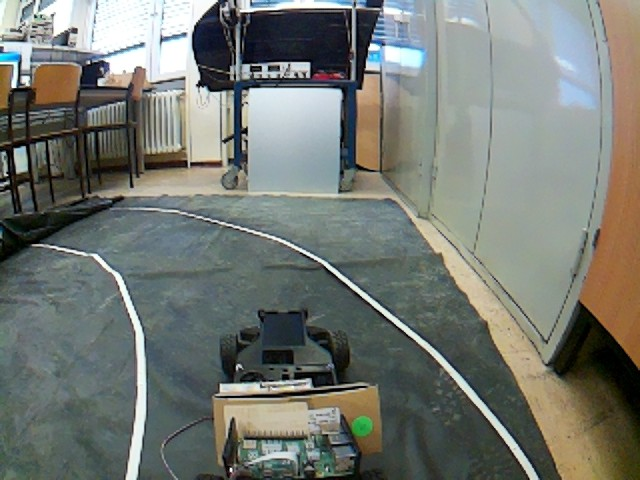
#> input picture high_level_pi/Linke_Curve_1.jpg, 640 x 480 px
$ python -i lines.py   (imports and definitions only)
#> lines starting #> are read from the running program, lines starting #| are printed output that depends on the picture
import cv2
import numpy as np
import math
# ~ import time
import matplotlib.pyplot as plt

from picamera2 import Picamera2, Preview
# [1 line that did not run here, left out]


#### geänderte Point A und B
Point_A = (272,400)
Point_B = (272,300)
size = 5


### Umwandlung nach schwarz und weiß
def canny(frame):
    gray = cv2.cvtColor(frame, cv2.COLOR_RGB2GRAY)
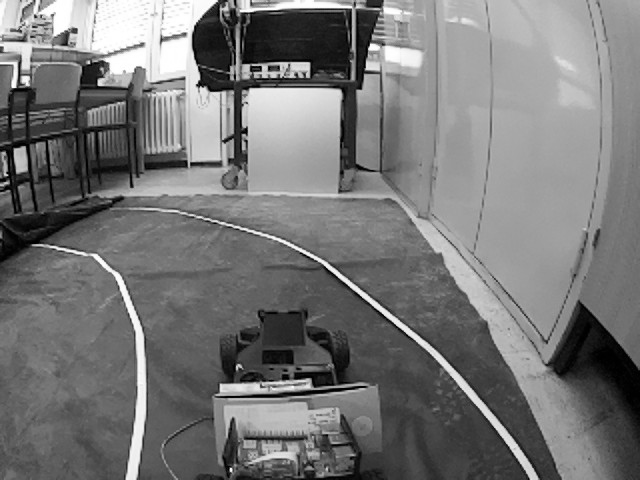
#> gray: shape (480, 640); min 0, max 255, mean 118.8
    blur = cv2.GaussianBlur(gray, (5, 5), 0) #Filter wird angwendet um das geblured mit einer 5 mal 5 Matrix -macht es weiccher
    ##### geänderte Canny
    canny = cv2.Canny(blur, 150, 255) #Blur Funktion mit unterem und oberen Threshold
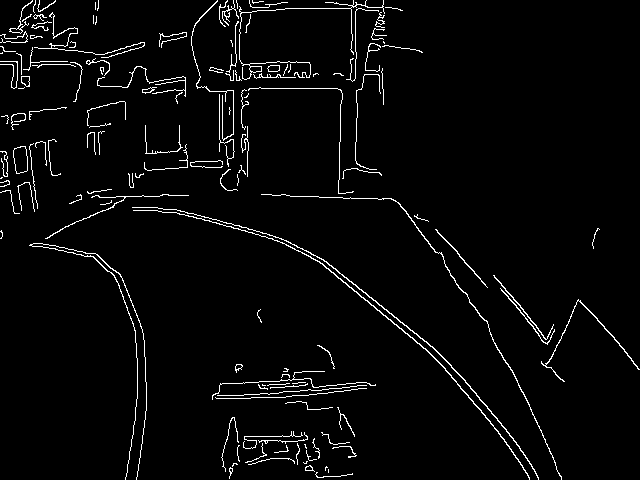
#> canny: shape (480, 640); 3.3% white in thin lines or dots
    return canny

# [109 lines left out: functions region_of_interest, avarage_slope_intercept, get_lenkwinkel, draw_points, InitKamera, getImg, not called in this run]


# [1 line not run here, left out]


# [66 lines left out: function get_lines, not called in this run]


# if __name__ == "__main__":
#     main()

>>> import cv2
>>> picture = cv2.cvtColor(cv2.imread('Linke_Curve_1.jpg'), cv2.COLOR_BGR2RGB)
>>> result = canny(picture)

$ run again, on high_level_pi/Linke_Curve_2.jpg
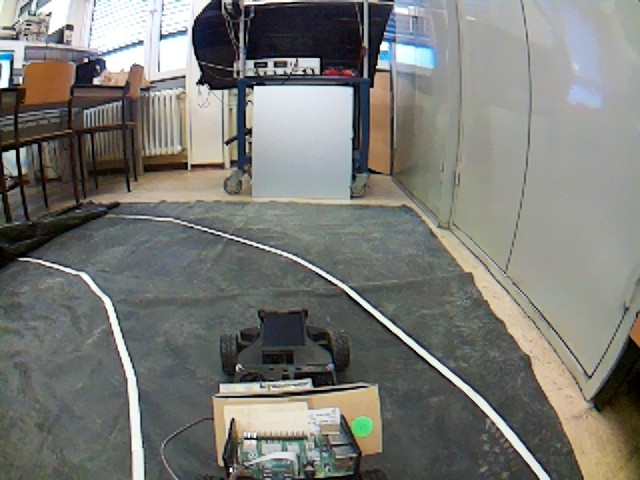
#> input picture high_level_pi/Linke_Curve_2.jpg, 640 x 480 px
#> in canny, `gray = cv2.cvtColor(frame, cv2.COLOR_RGB2GRAY)`:
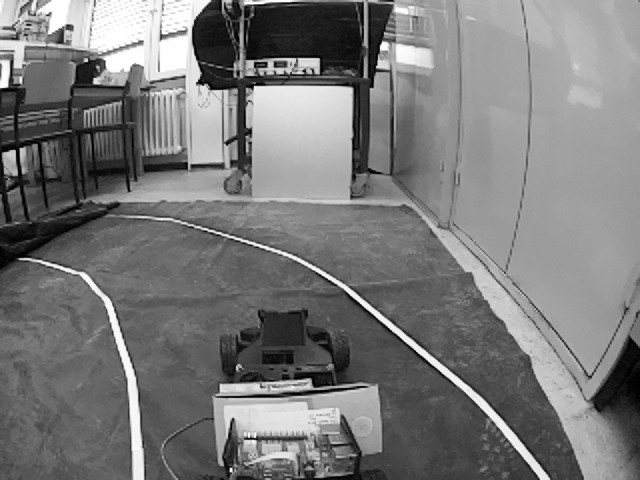
#> gray: shape (480, 640); min 0, max 255, mean 121.4
#> in canny, `canny = cv2.Canny(blur, 150, 255)`:
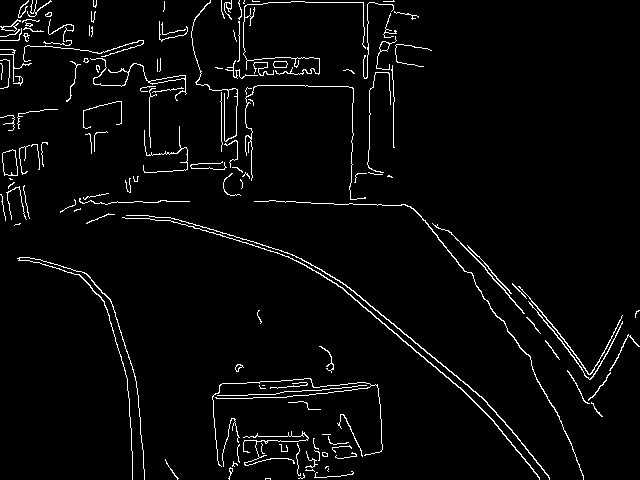
#> canny: shape (480, 640); 3.4% white in thin lines or dots

$ run again, on high_level_pi/Recht_Curve_1.jpg
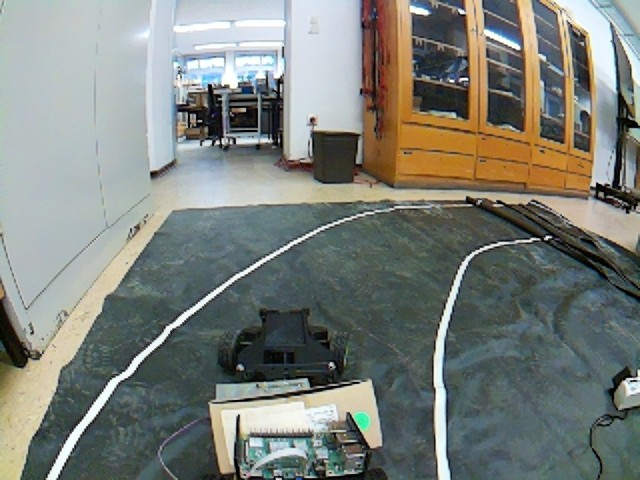
#> input picture high_level_pi/Recht_Curve_1.jpg, 640 x 480 px
#> in canny, `gray = cv2.cvtColor(frame, cv2.COLOR_RGB2GRAY)`:
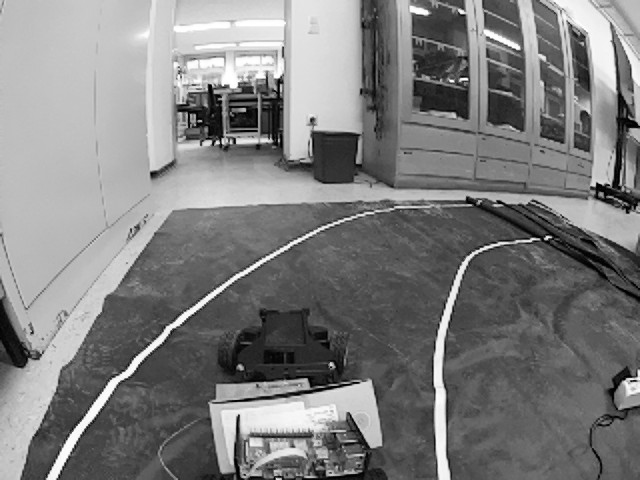
#> gray: shape (480, 640); min 0, max 255, mean 126.6
#> in canny, `canny = cv2.Canny(blur, 150, 255)`:
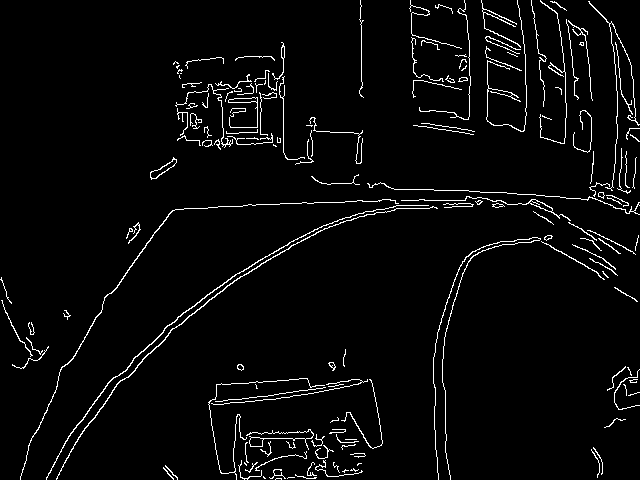
#> canny: shape (480, 640); 3.6% white in thin lines or dots
